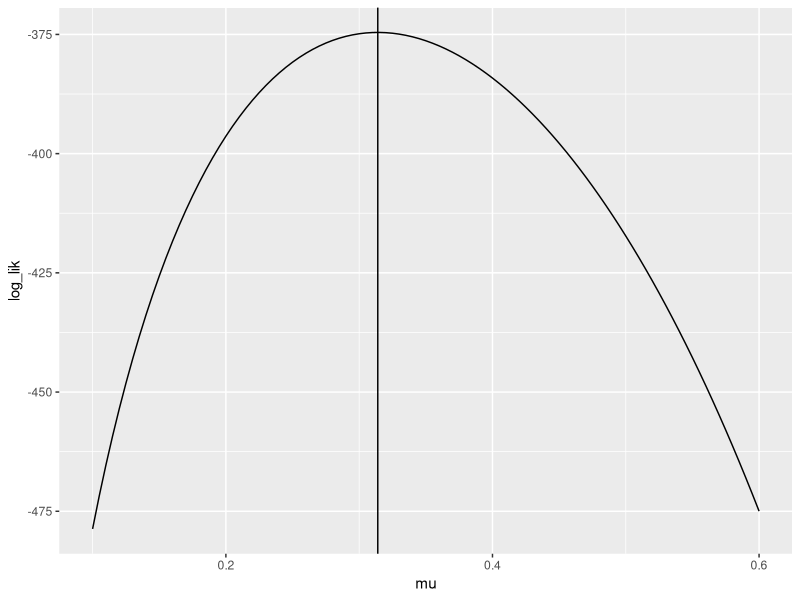
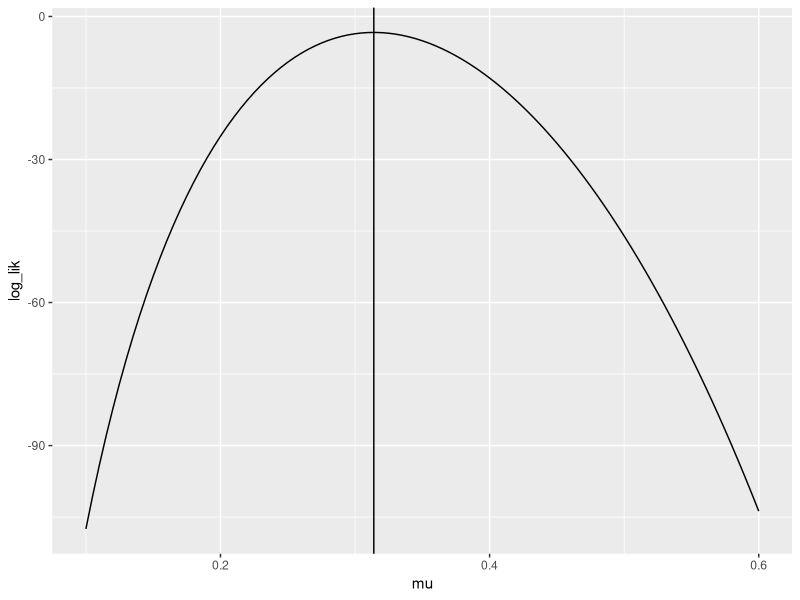
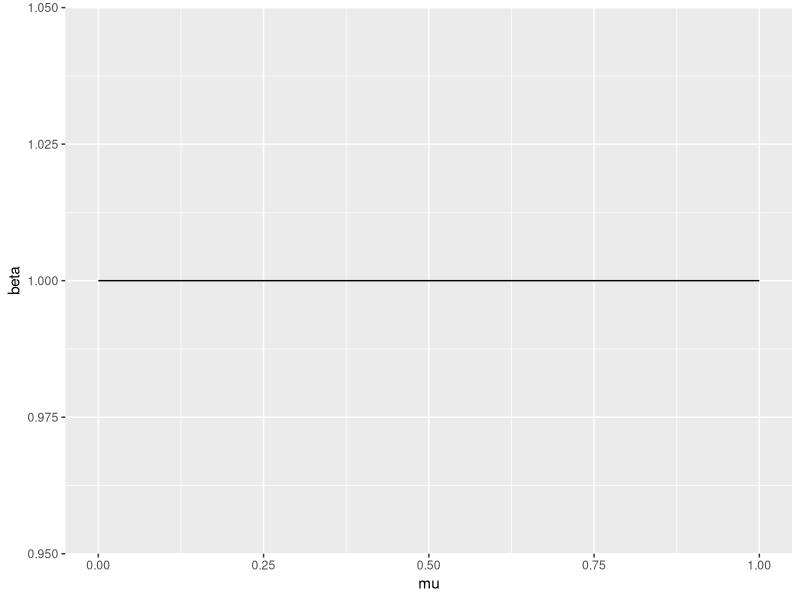

These figures' R source, in order:
## ---- chunk 1
knitr::opts_chunk$set(echo = TRUE)
## ---- chunk 2
library(tidyverse)
## ---- chunk 3
player_hits <- 189
player_atbats <- 602
## ---- chunk 4
player_mle <- player_hits / player_atbats
player_mle
## ---- chunk 5
tibble::tibble(
  mu = seq(0.1, 0.6, length.out = 101)
) %>% 
  mutate(log_lik = log(mu)*player_hits + log(1-mu)*(player_atbats - player_hits)) %>%
  ggplot(mapping = aes(x = mu, y = log_lik)) +
  geom_line() + 
  geom_vline(xintercept = player_mle)
## ---- chunk 6
my_example_function <- function(input_1, input_2)
{
  ### PERFORM ACTIONS
  
  ### return objects with return()
}
## ---- chunk 7
log_binom_pmf_unnorm <- function(events, observations, mu)
{
  log(mu)*events + log(1-mu)*(observations - events)
}
## ---- chunk 8
log_binom_pmf <- function(events, observations, mu)
{
  # 
  lchoose(observations, events) + log(mu)*events + log(1-mu)*(observations - events)
}
## ---- chunk 9
tibble::tibble(
  mu = seq(0.1, 0.6, length.out = 101)
) %>% 
  mutate(log_lik = log_binom_pmf(player_hits, player_atbats, mu)) %>%
  ggplot(mapping = aes(x = mu, y = log_lik)) +
  geom_line() +
  geom_vline(xintercept = player_mle)
## ---- chunk 10
# calculate the log likelihood of the outcome given a true probability of .3
log_likelihood <- log_binom_pmf(events = player_hits, observations = player_atbats, mu = .3)
# transform to probability
exp(log_likelihood)
## ---- chunk 11
dbinom(x = player_hits, size = player_atbats, prob = 0.3)
## ---- chunk 12
coin_probs <- dbinom(x = 0:5, size = 11, prob = 0.25)

# print to screen
coin_probs

# length?
length(coin_probs)
## ---- chunk 13
sum_dbinom_result <- sum(coin_probs)
sum_dbinom_result
## ---- chunk 14
pbinom_result <- pbinom(q = 5, size = 11, prob = 0.25)
pbinom_result
## ---- chunk 15
prob_02g = 0.3
prob_lt_175 <- pbinom(q = 174, size = 602, prob = prob_02g)
prob_195 <- pbinom(q = 195, size = 602, prob = prob_02g)
prob_175_195 <- prob_195 - prob_lt_175
prob_175_195
## ---- chunk 16
prob_lt_165 <- pbinom(q = 164, size = 602, prob = prob_02g)
prob_205 <- pbinom(q = 205, size = 602, prob = prob_02g)
prob_165_205 <- prob_205 - prob_lt_165
prob_165_205
## ---- chunk 17
m_small <- 0
N_small <- 7

m_medium <- 9
N_medium <- 100

m_big <- 103
N_big <- 1000
## ---- chunk 18
a_vague <- 1
b_vague <- 1

a_inform <- 4.28
b_inform <- 48.63
## ---- chunk 19
tibble::tibble(
  mu = seq(0, 1, length.out = 1000)
) %>% 
  mutate(beta = dbeta(mu, shape1 = a_vague, shape2 = b_vague)) %>%
  ggplot(mapping = aes(x = mu, y = beta)) +
  geom_line()
## ---- chunk 20
mn <- c(
  small = c(m = m_small, N = N_small),
  medium = c(m = m_medium, N = N_medium),
  big = c(m = m_big, N = N_big)
)

priors <- c(
  vague = c(a = a_vague, b = b_vague),
  inform = c(a = a_inform, b = b_inform)
)

dataset_size <- c("small", "medium", "big")
prior_type <- c("vague", "inform")

df_4 <- expand_grid(dataset_size, prior_type) %>%
  mutate(m = mn[paste(dataset_size, ".m", sep = "")]) %>%
  mutate(N = mn[paste(dataset_size, ".N", sep = "")]) %>%
  mutate(a = priors[paste(prior_type, ".a", sep = "")]) %>%
  mutate(b = priors[paste(prior_type, ".b", sep = "")])
df_4

## ---- chunk 21
### your code here
